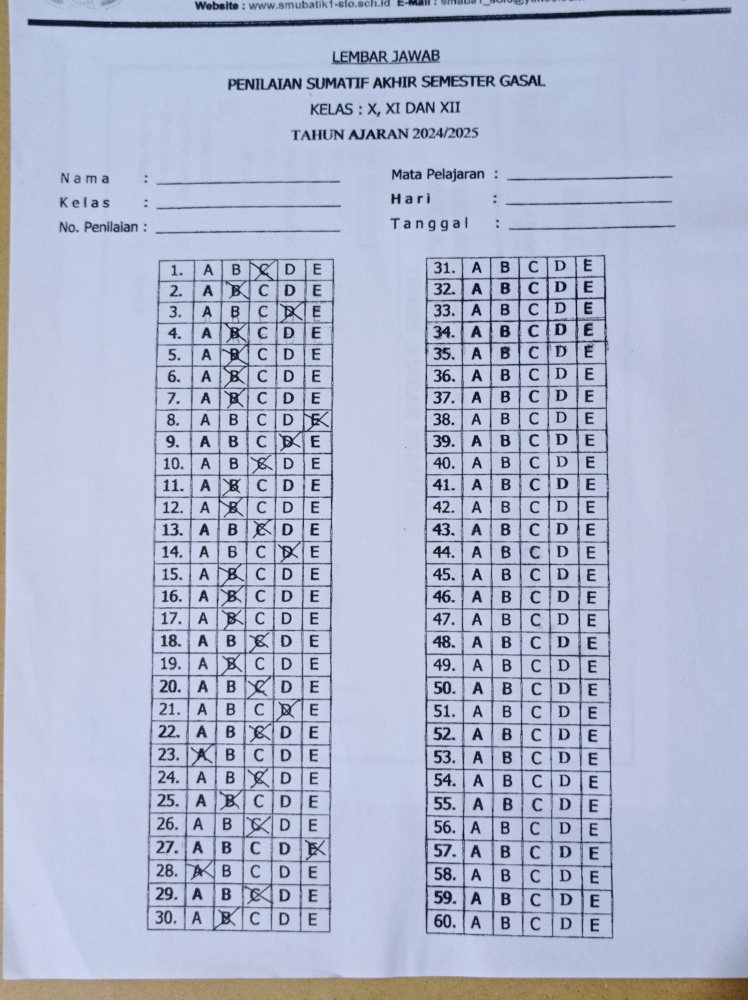
#> input picture OMR/Assets/kunci1.jpeg, 2992 x 4000 px, found by its file name (shown at 1/4 size)
$ python main.py
#> lines starting #> are read from the running program, lines starting #| are printed output that depends on the picture; after the words box and inside, x2 and y2 are one past the last pixel; in counts of white or black regions, pixels touching at a corner belong together
### OMR/utils.py
import cv2
import numpy as np

def rectContour(contours):

    rectCon = []
    for i in contours:
        area = cv2.contourArea(i)
        #print("Area",area)
        if area>40000:
            peri = cv2.arcLength(i,True)
            approx = cv2.approxPolyDP(i,0.02*peri,True)
            #print("Corner Point",len(approx))
            if len(approx) == 4:
                rectCon.append(i)
    rectCon = sorted(rectCon,key=cv2.contourArea,reverse=True)

    return rectCon

def getCornerPoints(cont):
    peri = cv2.arcLength(cont, True)
    approx = cv2.approxPolyDP(cont, 0.02 * peri, True)
    return approx

def reorder(myPoints):
    myPoints = myPoints.reshape((4, 2))
    myPointsNew = np.zeros((4, 1, 2), dtype=np.int32)

    add = myPoints.sum(1)
    #print("add", add)
    #print("myPoints", myPoints)
    myPointsNew[0] = myPoints[np.argmin(add)] # [0, 0]
    myPointsNew[3] = myPoints[np.argmax(add)] # [w, h]
    diff = np.diff(myPoints, axis=1)
    myPointsNew[1] = myPoints[np.argmin(diff)] # [w, 0]
    myPointsNew[2] = myPoints[np.argmax(diff)] # [0, h]
    #print(diff)

    return myPointsNew

def splitBoxes(img_resized):
    height, width = img_resized.shape[:2]

    # Misalkan nomor jawaban berada di antara 1/3 dan 1/4 bagian kiri gambar
    batas_pemotongan = int(width / 4.5)  # Sesuaikan batas pemotongan
    pilihan_jawaban = img_resized[:, batas_pemotongan:]

    # Pastikan lebar pilihan_jawaban dapat dibagi secara merata menjadi 5 kolom
    pilihan_jawaban_width = pilihan_jawaban.shape[1]
    pilihan_jawaban_width = (pilihan_jawaban_width // 5) * 5
    pilihan_jawaban = cv2.resize(pilihan_jawaban, (pilihan_jawaban_width, height))

    # Bagi gambar menjadi 30 baris
    rows = np.vsplit(pilihan_jawaban, 30)
    boxes = []
    for r in rows:
        # Bagi setiap baris menjadi 5 kolom (karena ada 5 pilihan: A, B, C, D, E)
        cols = np.hsplit(r, 5)
        for box in cols:
            boxes.append(box)

    cv2.imshow("Split Test", rows[0])
    cv2.waitKey(0)
    cv2.destroyAllWindows()

    return boxes

def showAnswer(img, myIndex, answer, grading):
    secW = int(img.shape[1] / 5)
    secH = int(img.shape[0] / 30)

    for x in range(0, 30):
        myAns = myIndex[x]
        correctAns = answer[x]
        cX = (myAns * secW) + secW // 2 + 32
        cY = (x * secH) + secH // 2 + 5

        if grading[x] == 1:
            color = (0, 255, 0)
        else:
            color = (0,0,255)
            correctAns = answer[x]

        cv2.circle(img, (cX, cY), 12, color, cv2.FILLED)

        if grading[x] == 0:
            correctCX = (correctAns * secW) + secW // 2 + 32
            cv2.circle(img, (correctCX, cY), 10, (0, 255, 0), cv2.FILLED)

    return img

### OMR/main.py
import cv2
import numpy as np
import utils

answer = [2, 1, 3, 1, 1, 1, 1, 4, 3, 2, 1, 1, 2, 3, 1, 1, 1, 2, 1, 2, 3, 2, 0, 2, 1, 2, 4, 0, 2, 1]

path = 'OMR\Assets\kunci1.jpeg'
img = cv2.imread(path)
#> img is the input picture: shape (4000, 2992, 3); mean B, G, R 207.7, 184.9, 176.8
img = cv2.resize(img, (700, 700))
#> img: shape (700, 700, 3)
imgContour = img.copy()
imgBigContour = img.copy()
imgFinal = img.copy()
gray = cv2.cvtColor(img, cv2.COLOR_BGR2GRAY)
blur = cv2.GaussianBlur(gray, (5, 5), 1)
thresh = cv2.adaptiveThreshold(blur, 255, cv2.ADAPTIVE_THRESH_GAUSSIAN_C, cv2.THRESH_BINARY_INV, 11, 2)
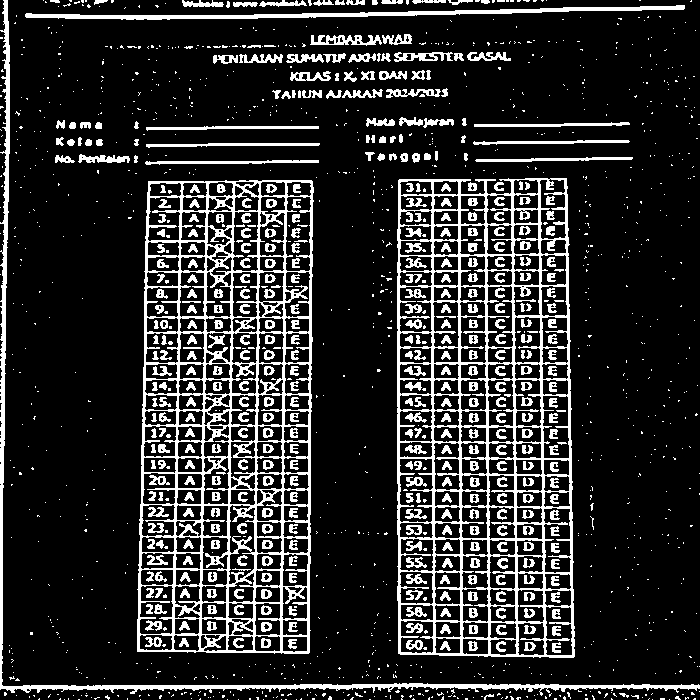
#> thresh: shape (700, 700); 17.1% white; 1527 white regions (1076 under 20 px)

contours, hierarchy = cv2.findContours(thresh, cv2.RETR_EXTERNAL, cv2.CHAIN_APPROX_NONE)
#> contours = 1096 contours, 1028 with area under 20; largest, box (x1, y1, x2, y2) and area: (397, 178, 575, 658) 81658, (137, 180, 314, 654) 79336, (0, 0, 700, 696) 4437, (25, 5, 685, 20) 2094, (310, 35, 382, 46) 379
cv2.drawContours(img, contours, -1, (0, 255, 0), 2)
#> img: shape (700, 700, 3); mean B, G, R 191.6, 194.8, 162.4

cv2.imshow("tresh",thresh)
cv2.imshow("Hasil Deteksi Kontur", img)
cv2.waitKey(0)
cv2.destroyAllWindows()
#FIND Rectangle
rectCon = utils.rectContour(contours)
#> the loop in rectContour, `for i in contours:` made 1096 passes
#> (area, peri, approx) on passes 626, 630: (79336.5, 1317.2, [[148, 181], [137, 651], [308, 653], [312, 181]]), (81658, 1471.7, [[566, 178], [398, 180], [400, 654], [574, 656]])
#> after the loop in rectContour, `for i in contours:`: rectCon = 2 contours; box (x1, y1, x2, y2) and area: (397, 178, 575, 658) 81658, (137, 180, 314, 654) 79336
bigContour = utils.getCornerPoints(rectCon[1])
#> in getCornerPoints, `peri = cv2.arcLength(cont, True)`: peri = 1317.2
#> in getCornerPoints, `approx = cv2.approxPolyDP(cont, 0.02 * peri, True)`: approx = [[148, 181], [137, 651], [308, 653], [312, 181]]
#> bigContour = [[148, 181], [137, 651], [308, 653], [312, 181]]
#print(bigContour.shape)

if bigContour.size != 0:
    cv2.drawContours(imgBigContour, bigContour, -1, (255, 0, 0), 10)
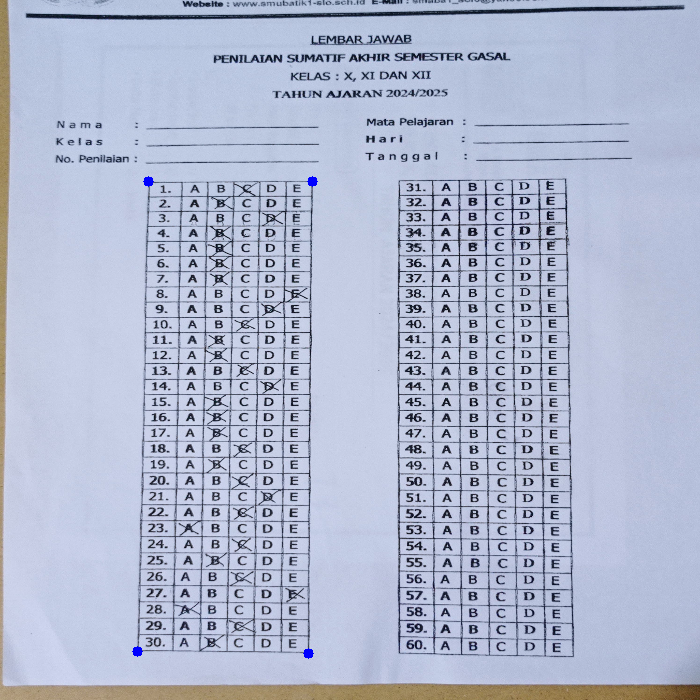
#> imgBigContour: shape (700, 700, 3); mean B, G, R 207.7, 184.6, 176.6
    bigContour = utils.reorder(bigContour)
#> in reorder, `add = myPoints.sum(1)`: add = [329, 788, 961, 493]
#> in reorder, `diff = np.diff(myPoints, axis=1)`: diff = [33, 514, 345, -131]
#> bigContour = [[148, 181], [312, 181], [137, 651], [308, 653]]

    pt1 = np.float32(bigContour)
#> pt1 = [[148, 181], [312, 181], [137, 651], [308, 653]]
    pt2 = np.float32([[0, 0], [700, 0], [0, 700], [700, 700]])
    matrix = cv2.getPerspectiveTransform(pt1, pt2)
#> matrix = [[4.37, 0.102, -665.9], [1.82e-16, 1.59, -286.9], [2.54e-05, 9.35e-05, 1]]
    imgWarpColored = cv2.warpPerspective(img, matrix, (700, 700))
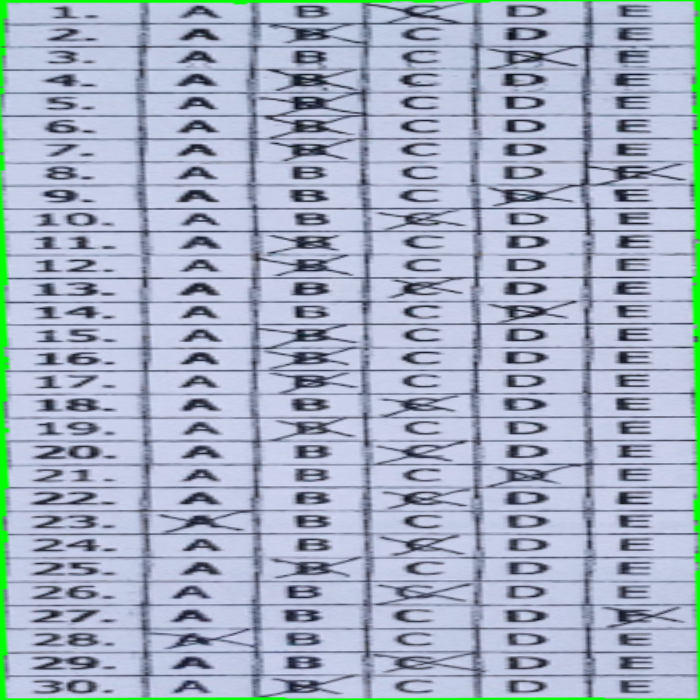
#> imgWarpColored: shape (700, 700, 3); mean B, G, R 195, 177.1, 164.6

    # Hitung rasio aspek area asli
    width = max(pt1[1][0][0] - pt1[0][0][0], pt1[3][0][0] - pt1[2][0][0])  # Jarak horizontal
#> width = 171
    height = max(pt1[2][0][1] - pt1[0][0][1], pt1[3][0][1] - pt1[1][0][1])  # Jarak vertikal
#> height = 472
    aspect_ratio = width / height
#> aspect_ratio = 0.362

    # Sesuaikan dimensi target
    target_height = 700  # Tetapkan tinggi target
    target_width = int(target_height * aspect_ratio)  # Sesuaikan lebar target berdasarkan rasio aspek
#> target_width = 253
    pt2 = np.float32([[0, 0], [target_width, 0], [0, target_height], [target_width, target_height]])
#> pt2 = [[0, 0], [253, 0], [0, 700], [253, 700]]

    # Transformasi perspektif
    matrix = cv2.getPerspectiveTransform(pt1, pt2)
#> matrix = [[1.58, 0.037, -240.7], [1.82e-16, 1.59, -286.9], [2.54e-05, 9.35e-05, 1]]
    imgWarpColored = cv2.warpPerspective(img, matrix, (target_width, target_height))
#> imgWarpColored: shape (700, 253, 3)

    # Visualisasi hasil
    cv2.imshow("Warped Image", imgWarpColored)

    #Thresholding
    imgWarpGray = cv2.cvtColor(imgWarpColored, cv2.COLOR_BGR2GRAY)
    imgThresh = cv2.adaptiveThreshold(imgWarpGray, 255, 1, 1, 11, 2)
#> imgThresh: shape (700, 253); 29.9% white; 538 white regions (363 under 20 px), largest, box (x1, y1, x2, y2) and area: (0, 0, 253, 700) 34850, (98, 556, 131, 579) 227, (11, 492, 43, 505) 191

    # Resize imgThresh to ensure it can be split into 30 rows and 5 columns
    height, width = imgThresh.shape[:2]
    new_height = (height // 30) * 30
    new_width = (width // 5) * 5  # Pastikan lebar baru adalah kelipatan 5
    img_resized = cv2.resize(imgThresh, (new_width, new_height))

    boxes = utils.splitBoxes(img_resized)
#> in splitBoxes, `pilihan_jawaban = img_resized[:, batas_pemotongan:]`:
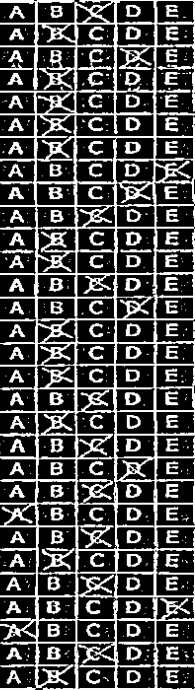
#> pilihan_jawaban: shape (690, 195); min 0, max 255, mean 75
#> in splitBoxes, `rows = np.vsplit(pilihan_jawaban, 30)`: rows = 30 items
#> the loop in splitBoxes, `for r in rows:` made 30 passes
#> after the loop in splitBoxes, `for r in rows:`: boxes = 150 items
#> boxes = 150 items
    #cv2.imshow("Test", boxes[9])
    #print(cv2.countNonZero(boxes[2]),cv2.countNonZero(boxes[3]),cv2.countNonZero(boxes[6]))

    #Pixel Value
    myPixelValue = np.zeros((30, 5))
    countC = 0
    countR = 0

    for image in boxes:
        totalPixels = cv2.countNonZero(image)
        myPixelValue[countR][countC] = totalPixels
        countC += 1
        if countC == 5:
            countR += 1
            countC = 0
#> this loop made 150 passes
#> totalPixels on passes 1 to 8: 368, 361, 477, 307, 338, 349, 473, 387
#> after the loop, countC = 0; countR = 30; myPixelValue = 30 rows, first 6: [368, 361, 477, 307, 338], [349, 473, 387, 369, 406], [388, 400, 412, 510, 403], [352, 508, 400, 392, 391], [355, 489, 360, 370, 374], [349, 483, 356, 345, 359]
    #print(myPixelValue)

    myIndex = []
    for x in range(0, 30):
        arr = myPixelValue[x]
        myIndexVal = np.where(arr == np.amax(arr))
        #print(myIndexVal[0][0])
        myIndex.append(myIndexVal[0][0])
#> this loop made 30 passes
#> (arr, myIndexVal) on passes 1 to 8: ([368, 361, 477, 307, 338], ([2],)), ([349, 473, 387, 369, 406], ([1],)), ([388, 400, 412, 510, 403], ([3],)), ([352, 508, 400, 392, 391], ([1],)), ([355, 489, 360, 370, 374], ([1],)), ([349, 483, 356, 345, 359], ([1],)), ([356, 482, 339, 338, 363], ([1],)), ([360, 371, 346, 366, 504], ([4],))
#> after the loop, myIndex = 30 values, max 4 at index 7, min 0 at index 22, mean 1.7
    #print(myIndex)

    grading = []
    for x in range (0,30):
        if answer[x] == myIndex[x]:
            grading.append(1)
        else: grading.append(0)
#> after the loop, grading = 30 values from 1 to 1
    print(grading)
#| [1, 1, 1, 1, 1, 1, 1, 1, 1, 1, 1, 1, 1, 1, 1, 1, 1, 1, 1, 1, 1, 1, 1, 1, 1, 1, 1, 1, 1, 1]
    score = (sum(grading)/30)*100
#> score = 100
    print("Score", score)
#| Score 100.0

    #Display
    imgResult = imgWarpColored.copy()
    imgResult = utils.showAnswer(imgResult, myIndex, answer, grading)
#> the loop in showAnswer, `for x in range(0, 30):` made 30 passes
#> (myAns, cX) on passes 1 to 8: (2, 157), (1, 107), (3, 207), (1, 107), (1, 107), (1, 107), (1, 107), (4, 257)
#> after the loop in showAnswer, `for x in range(0, 30):`:
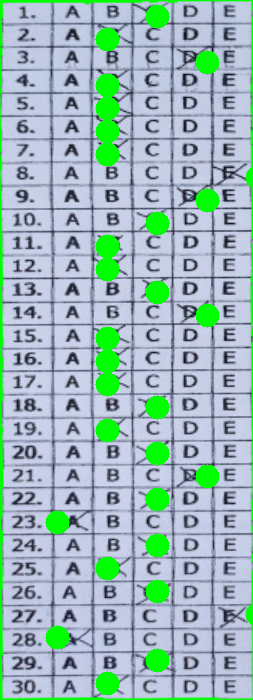
#> img: shape (700, 253, 3); mean B, G, R 182.1, 183.8, 153.8
    imgRawDrawing = np.zeros_like(imgWarpColored)
    imgRawDrawing = utils.showAnswer(imgRawDrawing, myIndex, answer, grading)
#> the loop in showAnswer (call 2), `for x in range(0, 30):` made 30 passes
#> after the loop in showAnswer (call 2), `for x in range(0, 30):`:
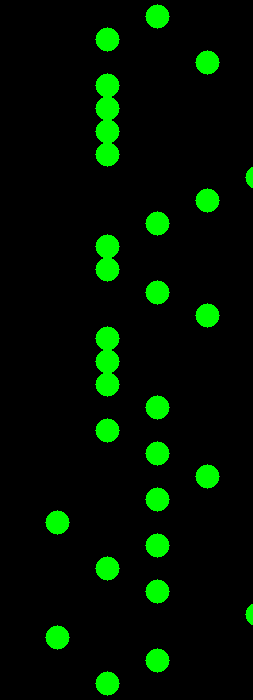
#> img: shape (700, 253, 3); mean B, G, R 0, 18.1, 0
    invMatrix = cv2.getPerspectiveTransform(pt2, pt1)
#> invMatrix = [[0.643, -0.0237, 148], [-0.00291, 0.633, 181], [-1.61e-05, -5.86e-05, 1]]
    invInverseWarp = cv2.warpPerspective(imgRawDrawing, invMatrix, (700, 700))

    imgFinal = cv2.addWeighted(imgFinal, 1, invInverseWarp, 1, 0)
    cv2.putText(imgFinal, f'Score: {score:.2f}%', (50, 50), cv2.FONT_HERSHEY_SIMPLEX, 1, (255, 0, 0), 2, cv2.LINE_AA)
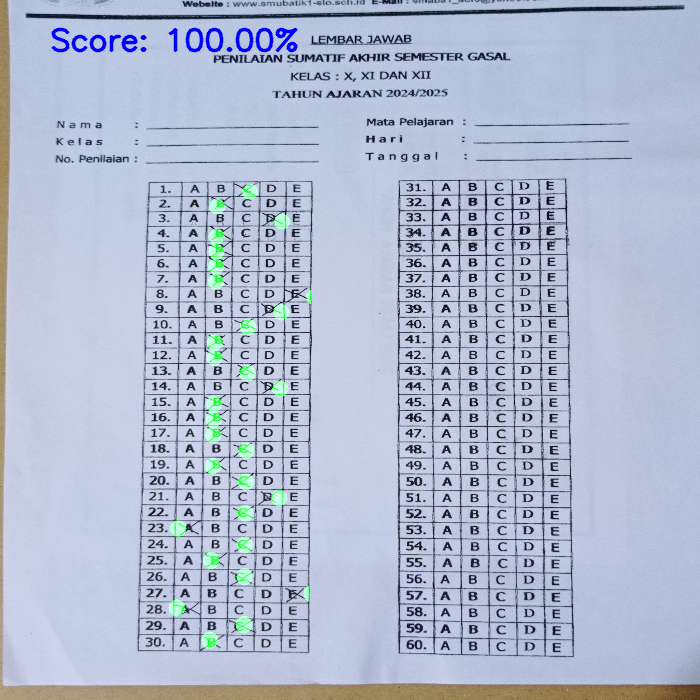
#> imgFinal: shape (700, 700, 3); mean B, G, R 207.8, 185.1, 176


cv2.imshow("Warped Image", imgWarpColored)

cv2.imshow("Hasil", imgResult)
#cv2.imshow("Hasil Gambar", imgRawDrawing)
#cv2.imshow("Hasil Inverse Warp", invInverseWarp)
cv2.imshow("Hasil Akhir", imgFinal)
#cv2.imshow("Hasil Threshold", imgThresh)
#cv2.imshow("Hasil Deteksi Kontur Besar", imgBigContour)
#cv2.imshow("Hasil Warp", imgWarpColored)
cv2.waitKey(0)
cv2.destroyAllWindows()

$ run again, with OMR/Assets/kunci12.jpeg copied over OMR/Assets/kunci1.jpeg
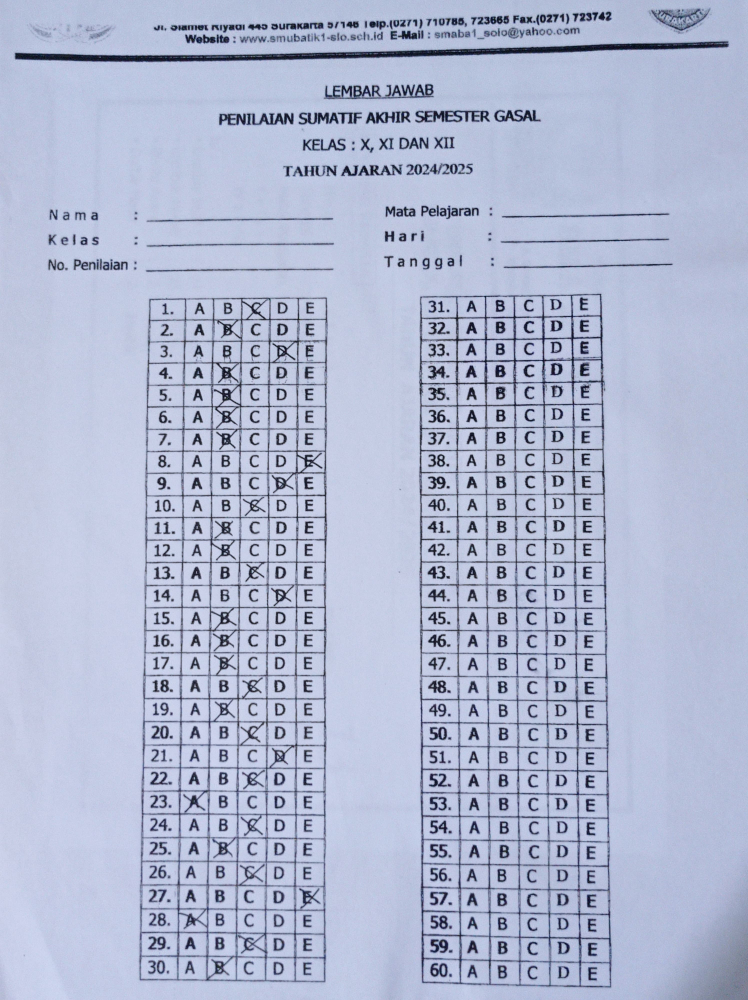
#> input picture OMR/Assets/kunci12.jpeg, 2992 x 4000 px, found by its file name (shown at 1/4 size)
#> img is the input picture: shape (4000, 2992, 3); mean B, G, R 210.2, 184.5, 176.3
#> `thresh = cv2.adaptiveThreshold(blur, 255, cv2.ADAPTIVE_THRESH_GAUSSIAN..`:
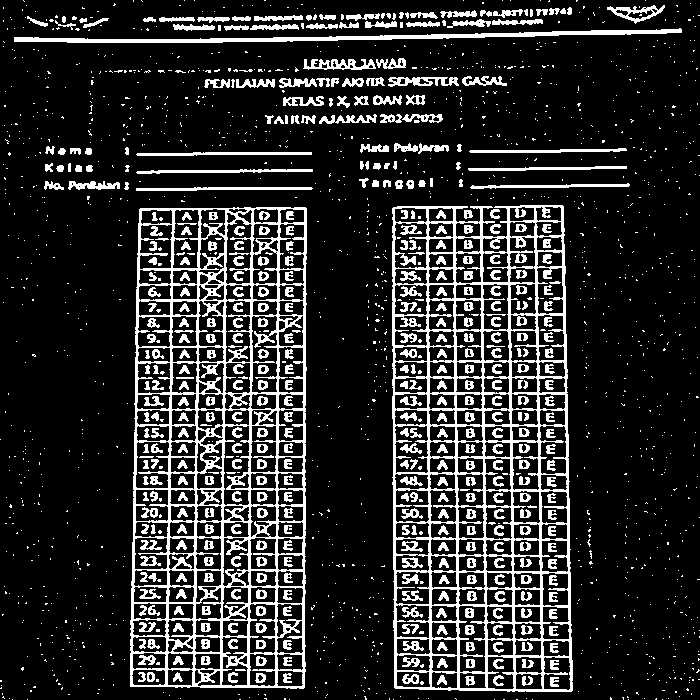
#> thresh: shape (700, 700); 16.9% white; 1858 white regions (1394 under 20 px)
#> contours = 1430 contours, 1347 with area under 20; largest, box (x1, y1, x2, y2) and area: (392, 205, 573, 692) 83484, (130, 207, 307, 689) 81850, (14, 28, 682, 43) 2180, (607, 5, 665, 24) 484, (303, 59, 376, 70) 404
#> the loop in rectContour, `for i in contours:` made 1430 passes
#> (area, peri, approx) on passes 765 to 766: (81849.5, 1347.9, [[305, 207], [139, 209], [130, 686], [304, 687]]), (83483.5, 1569.7, [[562, 205], [392, 208], [395, 688], [572, 690]])
#> after the loop in rectContour, `for i in contours:`: rectCon = 2 contours; box (x1, y1, x2, y2) and area: (392, 205, 573, 692) 83484, (130, 207, 307, 689) 81850
#> in getCornerPoints, `peri = cv2.arcLength(cont, True)`: peri = 1347.9
#> in getCornerPoints, `approx = cv2.approxPolyDP(cont, 0.02 * peri, True)`: approx = [[305, 207], [139, 209], [130, 686], [304, 687]]
#> imgBigContour: shape (700, 700, 3); mean B, G, R 210.1, 184.3, 176
#> add = [512, 348, 816, 991]
#> diff = [-98, 70, 556, 383]
#> `bigContour = utils.reorder(bigContour)`: bigContour = [[139, 209], [305, 207], [130, 686], [304, 687]]
#> `matrix = cv2.getPerspectiveTransform(pt1, pt2)`: matrix = [[4.36, 0.0823, -623.2], [0.019, 1.58, -333], [3.96e-05, 0.000105, 1]]
#> `width = max(pt1[1][0][0] - pt1[0][0][0], pt1[3][0][0] - pt1[2][0][0])`: width = 174
#> `height = max(pt1[2][0][1] - pt1[0][0][1], pt1[3][0][1] - pt1[1][0][1])`: height = 480
#> aspect_ratio = 0.363
#> target_width = 253
#> pt2 = [[0, 0], [253, 0], [0, 700], [253, 700]]
#> `matrix = cv2.getPerspectiveTransform(pt1, pt2)`: matrix = [[1.58, 0.0297, -225.3], [0.019, 1.58, -333], [3.96e-05, 0.000105, 1]]
#> imgThresh: shape (700, 253); 30.1% white; 713 white regions (538 under 20 px), largest, box (x1, y1, x2, y2) and area: (0, 0, 253, 700) 34696, (96, 51, 130, 91) 400, (12, 492, 42, 506) 202
#> rows = 30 items
#> the loop in splitBoxes, `for r in rows:` made 30 passes
#> after the loop in splitBoxes, `for r in rows:`: boxes = 150 items
#> the loop `for image in boxes:` made 150 passes
#> totalPixels on passes 1 to 8: 370, 370, 494, 337, 345, 392, 496, 387
#> after the loop `for image in boxes:`: countC = 0; countR = 30; myPixelValue = 30 rows, first 6: [370, 370, 494, 337, 345], [392, 496, 387, 347, 374], [373, 404, 363, 499, 405], [358, 514, 369, 378, 377], [353, 505, 392, 338, 353], [312, 475, 320, 306, 321]
#> the loop `for x in range(0, 30):` made 30 passes
#> (arr, myIndexVal) on passes 1 to 8: ([370, 370, 494, 337, 345], ([2],)), ([392, 496, 387, 347, 374], ([1],)), ([373, 404, 363, 499, 405], ([3],)), ([358, 514, 369, 378, 377], ([1],)), ([353, 505, 392, 338, 353], ([1],)), ([312, 475, 320, 306, 321], ([1],)), ([381, 492, 365, 374, 353], ([1],)), ([351, 357, 334, 361, 502], ([4],))
#> after the loop `for x in range(0, 30):`: myIndex = 30 values, max 4 at index 7, min 0 at index 22, mean 1.7
#> after the loop `for x in range (0,30):`: grading = 30 values from 1 to 1
#| [1, 1, 1, 1, 1, 1, 1, 1, 1, 1, 1, 1, 1, 1, 1, 1, 1, 1, 1, 1, 1, 1, 1, 1, 1, 1, 1, 1, 1, 1]
#> score = 100
#| Score 100.0
#> the loop in showAnswer, `for x in range(0, 30):` made 30 passes
#> (myAns, cX) on passes 1 to 8: (2, 157), (1, 107), (3, 207), (1, 107), (1, 107), (1, 107), (1, 107), (4, 257)
#> the loop in showAnswer (call 2), `for x in range(0, 30):` made 30 passes
#> invMatrix = [[0.649, -0.0214, 139], [-0.0129, 0.636, 209], [-2.43e-05, -6.57e-05, 1]]
#> `cv2.putText(imgFinal, f'Score: {score:.2f}%', (50, 50), cv2.FONT_HERSH..`:
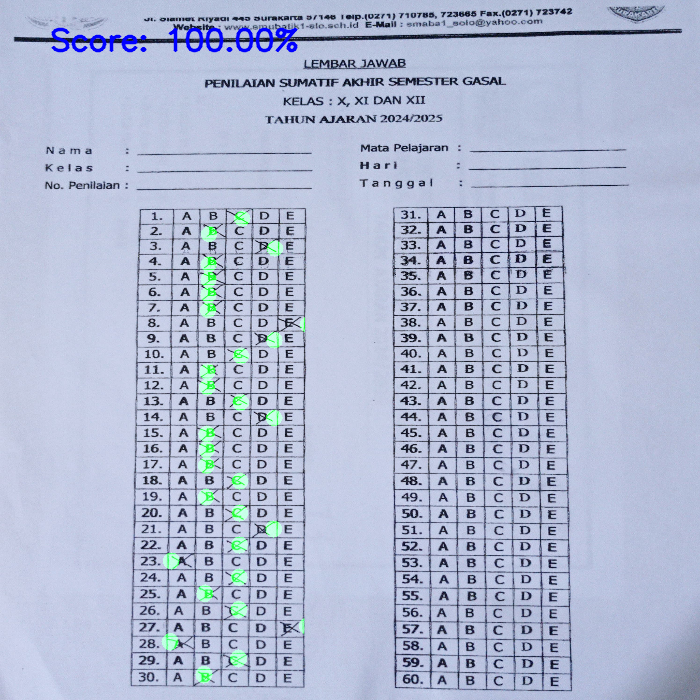
#> imgFinal: shape (700, 700, 3); mean B, G, R 210.4, 184.9, 175.5
